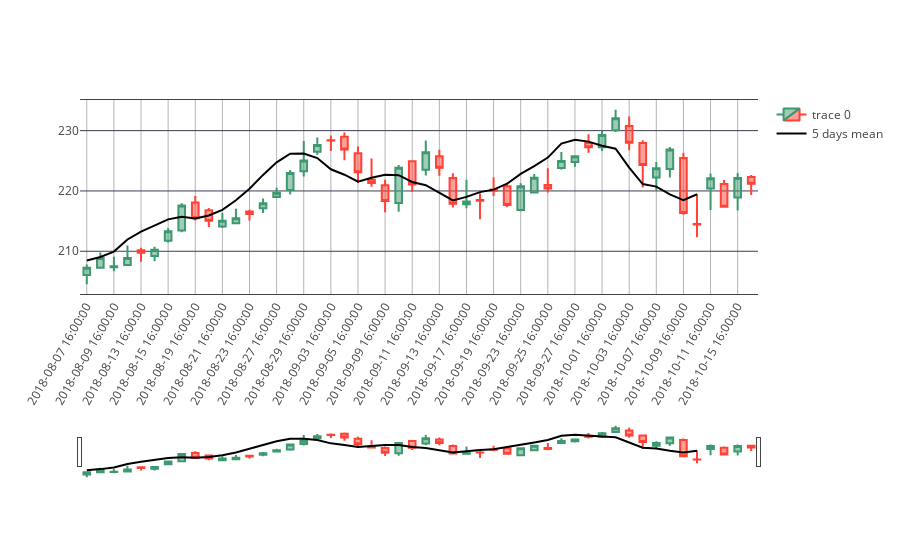

The notebook cell saved with this chart:
### Code cell
df['avg_5'] = df['close'].rolling(5).mean()    #计算5日收盘价的平均值，即五日平均价
five_line = go.Scatter(x = df.index,
                       y = df.avg_5,
                       name = '5 days mean',
                       line = dict(color='black')
                      )
fig = go.Figure(data=[trace, five_line], layout=layout)
plotly.offline.iplot(fig)
